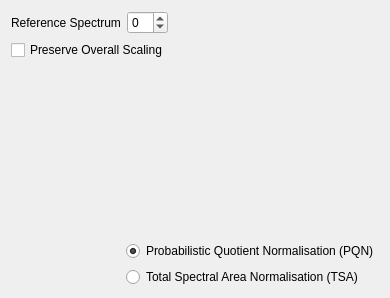
          <widget class="QWidget" name="scaleSpectraTab">
           <layout class="QGridLayout" name="gridLayout_19">
            <item row="0" column="0" colspan="2">
             <layout class="QVBoxLayout" name="verticalLayout_22">
              <item>
               <layout class="QHBoxLayout" name="horizontalLayout_51">
                <item>
                 <widget class="QLabel" name="label_70">
                  <property name="text">
                   <string>Reference Spectrum</string>
                  </property>
                 </widget>
                </item>
                <item>
                 <widget class="QSpinBox" name="scaleSpectraRefSpc">
                  <property name="minimum">
                   <number>-1</number>
                  </property>
                 </widget>
                </item>
                <item>
                 <spacer name="horizontalSpacer_34">
                  <property name="orientation">
                   <enum>Qt::Horizontal</enum>
                  </property>
                  <property name="sizeHint" stdset="0">
                   <size>
                    <width>40</width>
                    <height>20</height>
                   </size>
                  </property>
                 </spacer>
                </item>
               </layout>
              </item>
              <item>
               <widget class="QCheckBox" name="preserveOverallScale">
                <property name="text">
                 <string>Preserve Overall Scaling</string>
                </property>
               </widget>
              </item>
             </layout>
            </item>
            <item row="1" column="1">
             <spacer name="verticalSpacer_10">
              <property name="orientation">
               <enum>Qt::Vertical</enum>
              </property>
              <property name="sizeHint" stdset="0">
               <size>
                <width>20</width>
                <height>175</height>
               </size>
              </property>
             </spacer>
            </item>
            <item row="2" column="0">
             <spacer name="horizontalSpacer_33">
              <property name="orientation">
               <enum>Qt::Horizontal</enum>
              </property>
              <property name="sizeHint" stdset="0">
               <size>
                <width>109</width>
                <height>20</height>
               </size>
              </property>
             </spacer>
            </item>
            <item row="2" column="1">
             <layout class="QVBoxLayout" name="verticalLayout_21">
              <item>
               <widget class="QRadioButton" name="pqnButton">
                <property name="text">
                 <string>Probabilistic Quotient Normalisation (PQN)</string>
                </property>
                <property name="checked">
                 <bool>true</bool>
                </property>
               </widget>
              </item>
              <item>
               <widget class="QRadioButton" name="tsaButton">
                <property name="text">
                 <string>Total Spectral Area Normalisation (TSA)</string>
                </property>
               </widget>
              </item>
             </layout>
            </item>
           </layout>
          </widget>
